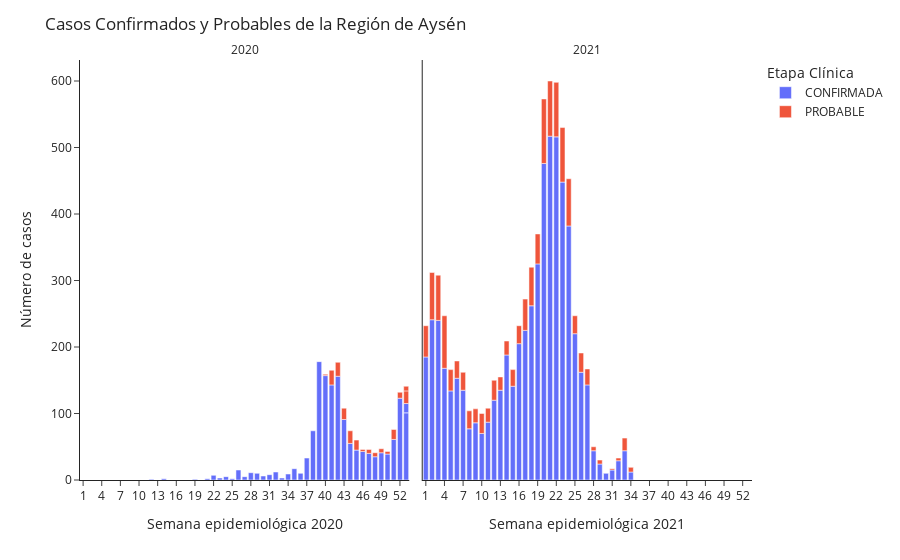

Source (notebook cell):
### Code cell
# Crea gráfico de etapa_clinica regional por semana epidemiologica solo con etapa_clinica 'PROBABLE' y 'CONFIRMADA'

px.bar(df_etapa_clinica_2[(df_etapa_clinica_2['etapa_clinica']=='PROBABLE')|(df_etapa_clinica_2['etapa_clinica']=='CONFIRMADA')],
        x= 'semana_epidemiologica',
        y= 'casos',
        color= 'etapa_clinica',
        facet_col='year',
        facet_col_spacing= 0,
     
        category_orders={'year': [2020,2021],
                         'semana_epidemiologica': list(range(1,53))
                        },
         labels={'etapa_clinica':'Etapa Clínica'},
         ).update_layout(title= 'Casos Confirmados y Probables de la Región de Aysén',
                         yaxis_title='Número de casos',
                         xaxis_title='Semana epidemiológica 2020',
                         xaxis2_title='Semana epidemiológica 2021',
                         template='simple_white',
                         yaxis2={'visible': True, 'showticklabels': False, 'ticks':''},
                         
                        ).update_xaxes(type='category', #visible=True,  
                                       ).for_each_annotation(lambda a: a.update(text=a.text.split("=")[-1]))

### Figure 1 — Plotly figure (JSON) as saved in the notebook; plotly's stock layout.template omitted (floating-point values rounded to 4 significant figures)
{"data": [{"alignmentgroup": "True", "hovertemplate": "Etapa Clínica=CONFIRMADA<br>year=2020<br>semana_epidemiologica=%{x}<br>casos=%{y}<extra></extra>", "legendgroup": "CONFIRMADA", "marker": {"color": "#636efa"}, "name": "CONFIRMADA", "offsetgroup": "CONFIRMADA", "orientation": "v", "showlegend": true, "textposition": "auto", "type": "bar", "x": [12, 14, 19, 21, 22, 23, 24, 25, 26, 27, 28, 29, 30, 31, 32, 33, 34, 35, 36, 37, 38, 39, 40, 41, 42, 43, 44, 45, 46, 47, 48, 49, 50, 51, 52, 53, 53], "xaxis": "x", "y": [1, 2, 1, 2, 7, 3, 5, 2, 15, 5, 11, 10, 6, 8, 12, 3, 9, 17, 10, 33, 74, 178, 157, 143, 156, 91, 55, 45, 43, 40, 35, 41, 39, 61, 123, 101, 14], "yaxis": "y"}, {"alignmentgroup": "True", "hovertemplate": "Etapa Clínica=CONFIRMADA<br>year=2021<br>semana_epidemiologica=%{x}<br>casos=%{y}<extra></extra>", "legendgroup": "CONFIRMADA", "marker": {"color": "#636efa"}, "name": "CONFIRMADA", "offsetgroup": "CONFIRMADA", "orientation": "v", "showlegend": false, "textposition": "auto", "type": "bar", "x": [1, 2, 3, 4, 5, 6, 7, 8, 9, 10, 11, 12, 13, 14, 15, 16, 17, 18, 19, 20, 21, 22, 23, 24, 25, 26, 27, 28, 29, 30, 31, 32, 33, 34], "xaxis": "x2", "y": [185, 241, 240, 168, 134, 153, 135, 77, 86, 70, 87, 120, 135, 188, 141, 205, 225, 262, 325, 476, 517, 516, 448, 382, 220, 162, 143, 44, 24, 10, 15, 29, 44, 12], "yaxis": "y2"}, {"alignmentgroup": "True", "hovertemplate": "Etapa Clínica=PROBABLE<br>year=2020<br>semana_epidemiologica=%{x}<br>casos=%{y}<extra></extra>", "legendgroup": "PROBABLE", "marker": {"color": "#EF553B"}, "name": "PROBABLE", "offsetgroup": "PROBABLE", "orientation": "v", "showlegend": true, "textposition": "auto", "type": "bar", "x": [40, 41, 42, 43, 44, 45, 46, 47, 48, 49, 50, 51, 52, 53, 53], "xaxis": "x", "y": [2, 22, 21, 17, 19, 15, 3, 6, 6, 6, 4, 15, 9, 19, 7], "yaxis": "y"}, {"alignmentgroup": "True", "hovertemplate": "Etapa Clínica=PROBABLE<br>year=2021<br>semana_epidemiologica=%{x}<br>casos=%{y}<extra></extra>", "legendgroup": "PROBABLE", "marker": {"color": "#EF553B"}, "name": "PROBABLE", "offsetgroup": "PROBABLE", "orientation": "v", "showlegend": false, "textposition": "auto", "type": "bar", "x": [1, 2, 3, 4, 5, 6, 7, 8, 9, 10, 11, 12, 13, 14, 15, 16, 17, 18, 19, 20, 21, 22, 23, 24, 25, 26, 27, 28, 29, 31, 32, 33, 34], "xaxis": "x2", "y": [47, 71, 68, 79, 32, 26, 27, 27, 21, 30, 21, 30, 20, 21, 25, 27, 47, 58, 45, 97, 83, 82, 82, 71, 27, 29, 24, 6, 6, 2, 4, 19, 7], "yaxis": "y2"}], "layout": {"annotations": [{"font": {}, "showarrow": false, "text": "2020", "x": 0.245, "xanchor": "center", "xref": "paper", "y": 1, "yanchor": "bottom", "yref": "paper"}, {"font": {}, "showarrow": false, "text": "2021", "x": 0.755, "xanchor": "center", "xref": "paper", "y": 1, "yanchor": "bottom", "yref": "paper"}], "barmode": "relative", "legend": {"title": {"text": "Etapa Clínica"}, "tracegroupgap": 0}, "margin": {"t": 60}, "title": {"text": "Casos Confirmados y Probables de la Región de Aysén"}, "xaxis": {"anchor": "y", "categoryarray": [1, 2, 3, 4, 5, 6, 7, 8, 9, 10, 11, 12, 13, 14, 15, 16, 17, 18, 19, 20, 21, 22, 23, 24, 25, 26, 27, 28, 29, 30, 31, 32, 33, 34, 35, 36, 37, 38, 39, 40, 41, 42, 43, 44, 45, 46, 47, 48, 49, 50, 51, 52], "categoryorder": "array", "domain": [0, 0.49], "title": {"text": "Semana epidemiológica 2020"}, "type": "category"}, "xaxis2": {"anchor": "y2", "categoryarray": [1, 2, 3, 4, 5, 6, 7, 8, 9, 10, 11, 12, 13, 14, 15, 16, 17, 18, 19, 20, 21, 22, 23, 24, 25, 26, 27, 28, 29, 30, 31, 32, 33, 34, 35, 36, 37, 38, 39, 40, 41, 42, 43, 44, 45, 46, 47, 48, 49, 50, 51, 52], "categoryorder": "array", "domain": [0.51, 1], "matches": "x", "title": {"text": "Semana epidemiológica 2021"}, "type": "category"}, "yaxis": {"anchor": "x", "domain": [0, 1], "title": {"text": "Número de casos"}}, "yaxis2": {"anchor": "x2", "domain": [0, 1], "matches": "y", "showticklabels": false, "ticks": "", "visible": true}}}
